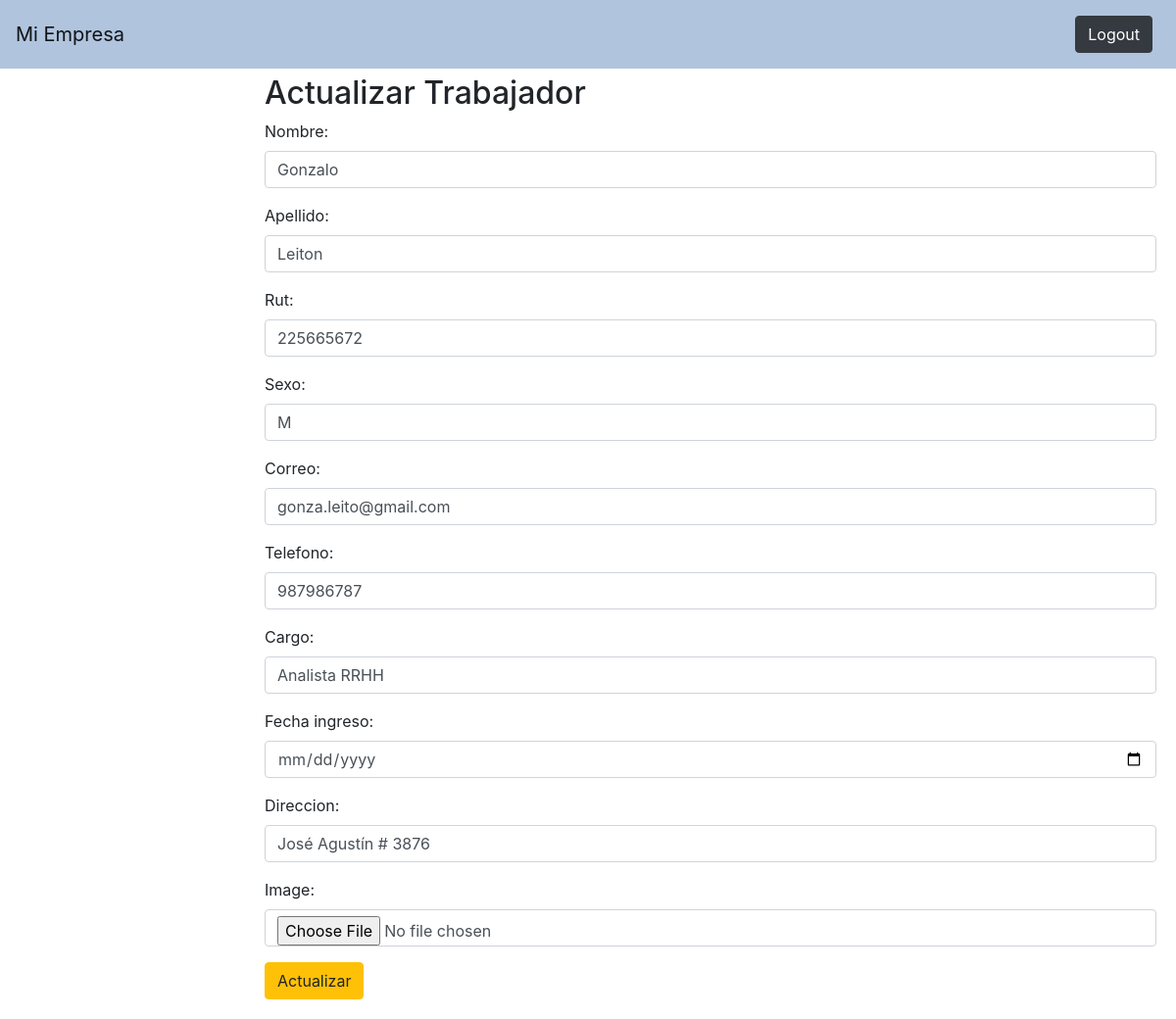
The app's page /update/225665672/ (signed in) with its own data.
### listaempleados/models.py (models this page shows, shortened)
class Trabajador(models.Model):
    nombre = models.CharField(max_length=100)
    apellido = models.CharField(max_length=100)
    rut = models.CharField(max_length=9, primary_key=True)
    cargo = models.CharField(max_length=100)
    sexo = models.CharField(max_length=10)
    image = models.ImageField(upload_to='trabajadores')
    correo = models.EmailField()
    direccion = models.CharField(max_length=100)
    telefono = models.CharField(max_length=9)
    user = models.OneToOneField(User, on_delete=models.CASCADE)
    perfil_editado = models.BooleanField(null=True, default=False) # para detectar si el perfil fue editado
    fecha_ingreso = models.DateField(null=True, blank=True)  # Campo opcional inicialmente

### listaempleados/views.py (the view)
# urls.py: path('update/<str:pk>/', TrabajadorUpdateView.as_view(), name='update'),  # Cambié <int:pk> a <str:pk>
@method_decorator(login_required, name='dispatch')
class TrabajadorUpdateView(UpdateView):
    model = Trabajador
    template_name = 'listaempleados/update_view.html'
    success_url = reverse_lazy('list')
    form_class = TrabajadorForm

### listaempleados/forms.py (shortened to what this page needs)
class TrabajadorForm(forms.ModelForm):
    class Meta:
        model = Trabajador
        fields = ['nombre', 'apellido', 'rut', 'sexo', 'correo', 'telefono', 'cargo', 'fecha_ingreso', 'direccion', 'image']
        widgets = {
            'nombre': forms.TextInput(attrs={'class': 'form-control'}),
            'apellido': forms.TextInput(attrs={'class': 'form-control'}),
            'rut': forms.TextInput(attrs={'class': 'form-control'}),
            'sexo': forms.TextInput(attrs={'class': 'form-control'}),
            'correo': forms.TextInput(attrs={'class': 'form-control'}),
            'telefono': forms.TextInput(attrs={'class': 'form-control'}),
            'cargo': forms.TextInput(attrs={'class': 'form-control'}),
            'fecha_ingreso': forms.DateInput(attrs={'class': 'form-control', 'type': 'date'}),
            'direccion': forms.TextInput(attrs={'class': 'form-control'}),
            'image': forms.ClearableFileInput(attrs={'class': 'form-control'}),
        }

### listaempleados/templates/listaempleados/update_view.html (shortened to what this page needs)
{% extends 'listaempleados/base.html' %}
{% block content %}
<h2>Actualizar Trabajador</h2>
<form method="post" enctype="multipart/form-data">
    {{ form.as_p }}
    <button class="btn btn-warning" type="submit">Actualizar</button>
</form>
{% endblock %}

### listaempleados/templates/listaempleados/base.html (style rules this page uses)
body { display: flex; flex-direction: column; height: 100vh; }

### records on screen
Trabajador: nombre "Gonzalo", apellido "Leiton", rut "225665672", sexo "M", correo "gonza.leito@gmail.com", telefono "987986787", cargo "Analista RRHH", direccion "José Agustín # 3876"
